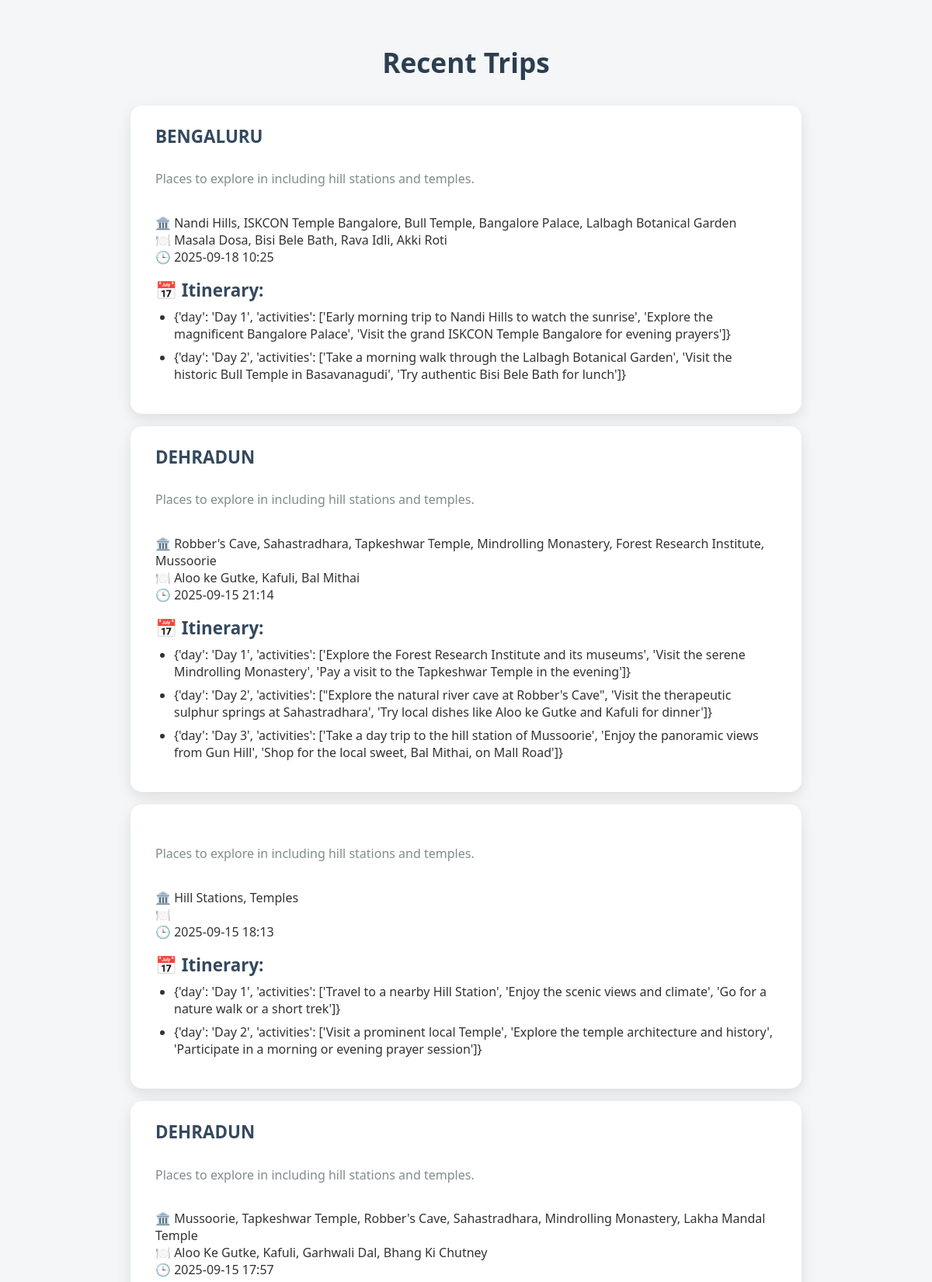
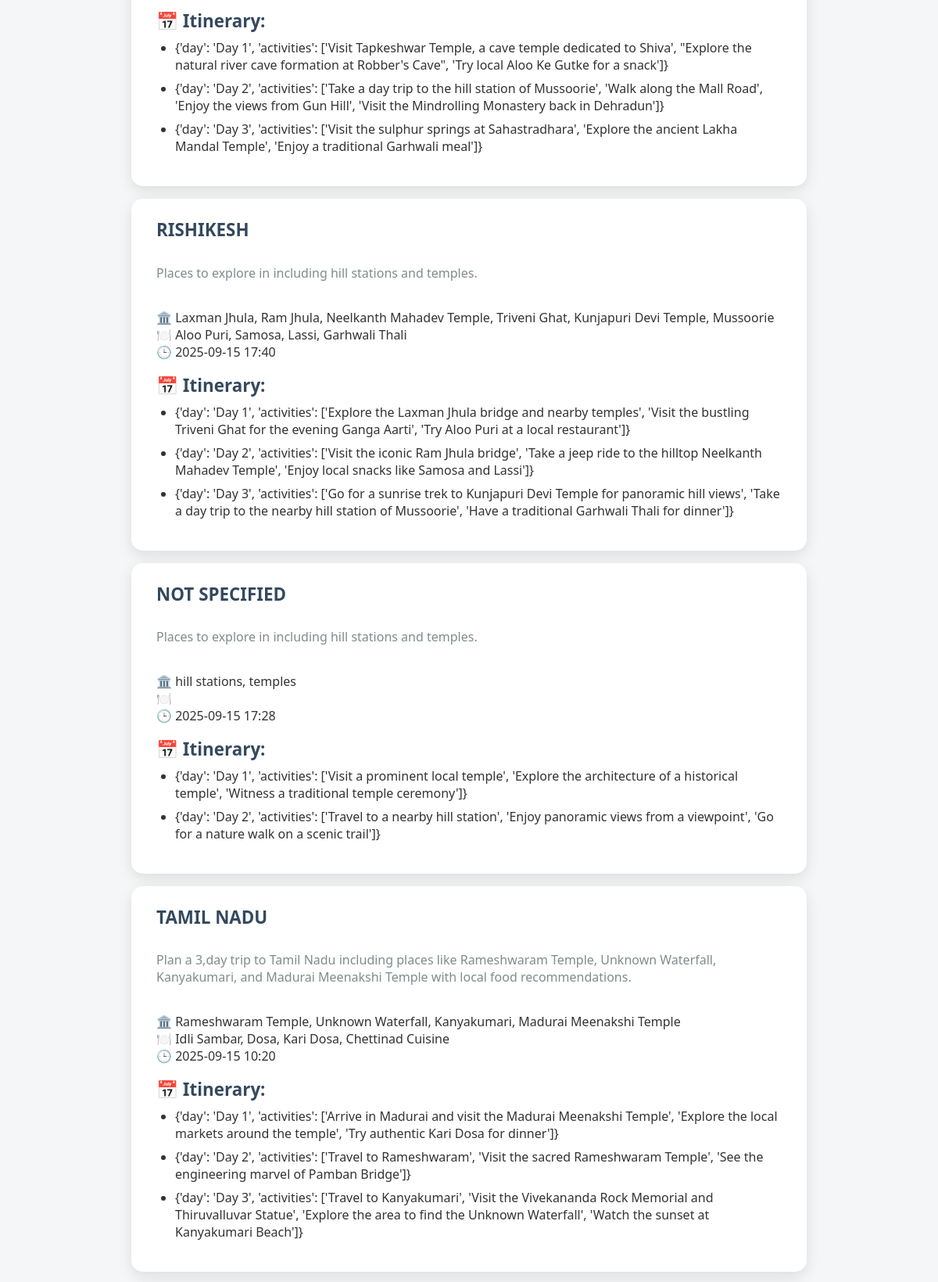
The app's page /history (upper part) with its own data (2 pictures, top to bottom).
### app.py (models this page shows)
class Trip(db.Model):
    id = db.Column(db.Integer, primary_key=True)
    prompt = db.Column(db.String(500), nullable=False)
    city = db.Column(db.String(100))
    places = db.Column(db.Text)    # JSON string
    food = db.Column(db.Text)      # JSON string
    itinerary = db.Column(db.Text) # JSON string
    timestamp = db.Column(db.DateTime, default=db.func.current_timestamp())
    def to_dict(self):
        return {
            'prompt': self.prompt,
            'city': self.city,
            'places': json.loads(self.places or '[]'),
            'food': json.loads(self.food or '[]'),
            'itinerary': json.loads(self.itinerary or '[]'),
            'timestamp': self.timestamp.strftime('%Y-%m-%d %H:%M')
        }

### app.py (the view)
@app.route('/history')
def history_page():
    trips = Trip.query.order_by(Trip.timestamp.desc()).limit(10).all()
    return render_template('history.html', trips=[t.to_dict() for t in trips])

### app.py (called while the page is built)
@app.before_request
def check_json():
    if request.method == 'POST' and not request.is_json:
        return jsonify({'error': 'Expected JSON body'}), 415

### templates/history.html (shortened to what this page needs)
<!DOCTYPE html>
<html lang="en">
<head>
</head>
<body>
    <h1>Recent Trips</h1>
    {% for trip in trips %}
    <div class="trip">
        <strong>{{ trip.city.upper() }}</strong><br />
        <em>{{ trip.prompt }}</em><br />
        🏛️ {{ trip.places|join(', ') }}<br />
        🍽️ {{ trip.food|join(', ') }}<br />
        🕒 {{ trip.timestamp }}<br />
        {% if trip.itinerary %}
        <div style="margin-top: 1rem;">
            <strong>📅 Itinerary:</strong>
            <ul style="margin-top: 0.5rem; padding-left: 1.5rem;">
                {% for step in trip.itinerary %}
                <li style="margin-bottom: 0.5rem;">{{ step }}</li>
                {% endfor %}
            </ul>
        </div>
        {% endif %}
    </div>
    {% else %}
    <p style="text-align:center; font-size:1.2rem;">No trips saved yet.</p>
    {% endfor %}
</body>
</html>

### templates/history.html (style rules this page uses)
body { font-family: 'Segoe UI', Tahoma, Geneva, Verdana, sans-serif; background: #f4f6f8; margin: 0; padding: 2rem 1rem; color: #333; }
h1 { text-align: center; color: #2c3e50; font-size: 2.2rem; font-weight: 600; margin-bottom: 2rem; }
.trip { background: white; padding: 1.5rem 2rem; margin: 1rem auto; max-width: 800px; border-radius: 15px; box-shadow: 0 6px 18px rgba(0, 0, 0, 0.1); transition: transform 0.25s ease; }
.trip strong { font-size: 1.4rem; display: block; color: #34495e; margin-bottom: 0.4rem; }
.trip em { color: #7f8c8d; font-style: normal; display: block; margin-bottom: 0.8rem; }

### records on screen
Trip: city "BENGALURU", prompt "Places to explore in including hill stations and temples.", places "Nandi Hills, ISKCON Temple Bangalore, Bull Temple, Bangalore Palace, Lalbagh Botanical Garden", food "Masala Dosa, Bisi Bele Bath, Rava Idli, Akki Roti", timestamp "2025-09-18 10:25", itinerary "{'day': 'Day 1', 'activities': ['Early morning trip to Nandi Hills to watch the sunrise', 'Explore the magnificent Bangalore Palace', 'Visit the grand ISKCON Temple Bangalore for evening prayers']}" "{'day': 'Day 2', 'activities': ['Take a morning walk through the Lalbagh Botanical Garden', 'Visit the historic Bull Temple in Basavanagudi', 'Try authentic Bisi Bele Bath for lunch']}"
Trip: city "DEHRADUN", prompt "Places to explore in including hill stations and temples.", places "Robber's Cave, Sahastradhara, Tapkeshwar Temple, Mindrolling Monastery, Forest Research Institute, Mussoorie", food "Aloo ke Gutke, Kafuli, Bal Mithai", timestamp "2025-09-15 21:14", itinerary "{'day': 'Day 1', 'activities': ['Explore the Forest Research Institute and its museums', 'Visit the serene Mindrolling Monastery', 'Pay a visit to the Tapkeshwar Temple in the evening']}" "{'day': 'Day 2', 'activities': [\"Explore the natural river cave at Robber's Cave\", 'Visit the therapeutic sulphur springs at Sahastradhara', 'Try local dishes like Aloo ke Gutke and Kafuli for dinner']}" "{'day': 'Day 3', 'activities': ['Take a day trip to the hill station of Mussoorie', 'Enjoy the panoramic views from Gun Hill', 'Shop for the local sweet, Bal Mithai, on Mall Road']}"
Trip: prompt "Places to explore in including hill stations and temples.", places "Hill Stations, Temples", timestamp "2025-09-15 18:13", itinerary "{'day': 'Day 1', 'activities': ['Travel to a nearby Hill Station', 'Enjoy the scenic views and climate', 'Go for a nature walk or a short trek']}" "{'day': 'Day 2', 'activities': ['Visit a prominent local Temple', 'Explore the temple architecture and history', 'Participate in a morning or evening prayer session']}"
Trip: city "DEHRADUN", prompt "Places to explore in including hill stations and temples.", places "Mussoorie, Tapkeshwar Temple, Robber's Cave, Sahastradhara, Mindrolling Monastery, Lakha Mandal Temple", food "Aloo Ke Gutke, Kafuli, Garhwali Dal, Bhang Ki Chutney", timestamp "2025-09-15 17:57", itinerary "{'day': 'Day 1', 'activities': ['Visit Tapkeshwar Temple, a cave temple dedicated to Shiva', \"Explore the natural river cave formation at Robber's Cave\", 'Try local Aloo Ke Gutke for a snack']}" "{'day': 'Day 2', 'activities': ['Take a day trip to the hill station of Mussoorie', 'Walk along the Mall Road', 'Enjoy the views from Gun Hill', 'Visit the Mindrolling Monastery back in Dehradun']}" "{'day': 'Day 3', 'activities': ['Visit the sulphur springs at Sahastradhara', 'Explore the ancient Lakha Mandal Temple', 'Enjoy a traditional Garhwali meal']}"
Trip: city "RISHIKESH", prompt "Places to explore in including hill stations and temples.", places "Laxman Jhula, Ram Jhula, Neelkanth Mahadev Temple, Triveni Ghat, Kunjapuri Devi Temple, Mussoorie", food "Aloo Puri, Samosa, Lassi, Garhwali Thali", timestamp "2025-09-15 17:40", itinerary "{'day': 'Day 1', 'activities': ['Explore the Laxman Jhula bridge and nearby temples', 'Visit the bustling Triveni Ghat for the evening Ganga Aarti', 'Try Aloo Puri at a local restaurant']}" "{'day': 'Day 2', 'activities': ['Visit the iconic Ram Jhula bridge', 'Take a jeep ride to the hilltop Neelkanth Mahadev Temple', 'Enjoy local snacks like Samosa and Lassi']}" "{'day': 'Day 3', 'activities': ['Go for a sunrise trek to Kunjapuri Devi Temple for panoramic hill views', 'Take a day trip to the nearby hill station of Mussoorie', 'Have a traditional Garhwali Thali for dinner']}"
Trip: city "NOT SPECIFIED", prompt "Places to explore in including hill stations and temples.", places "hill stations, temples", timestamp "2025-09-15 17:28", itinerary "{'day': 'Day 1', 'activities': ['Visit a prominent local temple', 'Explore the architecture of a historical temple', 'Witness a traditional temple ceremony']}" "{'day': 'Day 2', 'activities': ['Travel to a nearby hill station', 'Enjoy panoramic views from a viewpoint', 'Go for a nature walk on a scenic trail']}"
Trip: city "TAMIL NADU", prompt "Plan a 3,day trip to Tamil Nadu including places like Rameshwaram Temple, Unknown Waterfall, Kanyakumari, and Madurai Meenakshi Temple with local food recommendations.", places "Rameshwaram Temple, Unknown Waterfall, Kanyakumari, Madurai Meenakshi Temple", food "Idli Sambar, Dosa, Kari Dosa, Chettinad Cuisine", timestamp "2025-09-15 10:20", itinerary "{'day': 'Day 1', 'activities': ['Arrive in Madurai and visit the Madurai Meenakshi Temple', 'Explore the local markets around the temple', 'Try authentic Kari Dosa for dinner']}" "{'day': 'Day 2', 'activities': ['Travel to Rameshwaram', 'Visit the sacred Rameshwaram Temple', 'See the engineering marvel of Pamban Bridge']}" "{'day': 'Day 3', 'activities': ['Travel to Kanyakumari', 'Visit the Vivekananda Rock Memorial and Thiruvalluvar Statue', 'Explore the area to find the Unknown Waterfall', 'Watch the sunset at Kanyakumari Beach']}"
